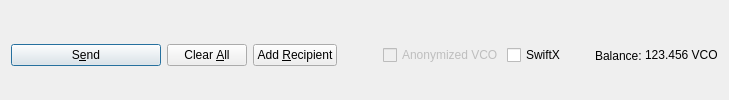
         <widget class="QFrame" name="frame_Send">
          <layout class="QHBoxLayout" name="horizontalLayout">
           <property name="bottomMargin">
            <number>0</number>
           </property>
           <item>
            <widget class="QPushButton" name="sendButton">
             <property name="minimumSize">
              <size>
               <width>150</width>
               <height>0</height>
              </size>
             </property>
             <property name="toolTip">
              <string>Confirm the send action</string>
             </property>
             <property name="text">
              <string>S&amp;end</string>
             </property>
             <property name="icon">
              <iconset resource="../vouchercoin.qrc">
               <normaloff>:/icons/send</normaloff>:/icons/send</iconset>
             </property>
             <property name="autoDefault">
              <bool>false</bool>
             </property>
             <property name="default">
              <bool>true</bool>
             </property>
            </widget>
           </item>
           <item>
            <widget class="QPushButton" name="clearButton">
             <property name="sizePolicy">
              <sizepolicy hsizetype="Minimum" vsizetype="Fixed">
               <horstretch>0</horstretch>
               <verstretch>0</verstretch>
              </sizepolicy>
             </property>
             <property name="toolTip">
              <string>Clear all fields of the form.</string>
             </property>
             <property name="text">
              <string>Clear &amp;All</string>
             </property>
             <property name="icon">
              <iconset resource="../vouchercoin.qrc">
               <normaloff>:/icons/remove</normaloff>:/icons/remove</iconset>
             </property>
             <property name="autoDefault">
              <bool>false</bool>
             </property>
            </widget>
           </item>
           <item>
            <widget class="QPushButton" name="addButton">
             <property name="toolTip">
              <string>Send to multiple recipients at once</string>
             </property>
             <property name="text">
              <string>Add &amp;Recipient</string>
             </property>
             <property name="icon">
              <iconset resource="../vouchercoin.qrc">
               <normaloff>:/icons/add</normaloff>:/icons/add</iconset>
             </property>
             <property name="autoDefault">
              <bool>false</bool>
             </property>
            </widget>
           </item>
           <item>
            <spacer name="horizontalSpacer">
             <property name="orientation">
              <enum>Qt::Horizontal</enum>
             </property>
             <property name="sizeHint" stdset="0">
              <size>
               <width>40</width>
               <height>20</height>
              </size>
             </property>
            </spacer>
           </item>
           <item>
            <layout class="QHBoxLayout" name="horizontalLayout_2">
             <property name="spacing">
              <number>3</number>
             </property>
             <item>
              <widget class="QCheckBox" name="checkzVCO">
               <property name="enabled">
                <bool>false</bool>
               </property>
               <property name="text">
                <string>Anonymized VCO</string>
               </property>
              </widget>
             </item>
             <item>
              <widget class="QCheckBox" name="checkSwiftTX">
               <property name="enabled">
                <bool>true</bool>
               </property>
               <property name="minimumSize">
                <size>
                 <width>85</width>
                 <height>0</height>
                </size>
               </property>
               <property name="text">
                <string>SwiftX</string>
               </property>
              </widget>
             </item>
             <item>
              <widget class="QLabel" name="label">
               <property name="text">
                <string>Balance:</string>
               </property>
              </widget>
             </item>
             <item>
              <widget class="QLabel" name="labelBalance">
               <property name="sizePolicy">
                <sizepolicy hsizetype="Preferred" vsizetype="Fixed">
                 <horstretch>0</horstretch>
                 <verstretch>0</verstretch>
                </sizepolicy>
               </property>
               <property name="cursor">
                <cursorShape>IBeamCursor</cursorShape>
               </property>
               <property name="text">
                <string notr="true">123.456 VCO</string>
               </property>
               <property name="textInteractionFlags">
                <set>Qt::LinksAccessibleByMouse|Qt::TextSelectableByKeyboard|Qt::TextSelectableByMouse</set>
               </property>
              </widget>
             </item>
            </layout>
           </item>
          </layout>
         </widget>
